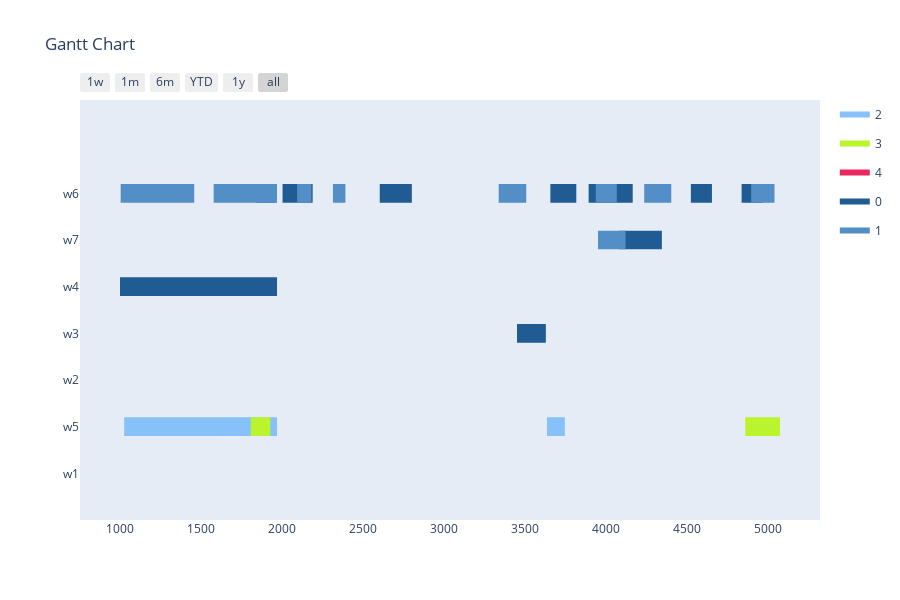

This figure's notebook cell:
### Code cell
earliest_time_slot = 0
last_time_slot = 5000
operations = []

def get_alternative_tasks(task_id):
    task = env.get_task(task_id)
    tasks = env.tasks
    alternatives = []
    for t in tasks:
        if task.result_resources[0][0] == t.result_resources[0][0] and t not in alternatives and t.id != task_id:
            alternatives.append(t)
    return alternatives

def mutation_function(offsprings, ga_instance):
    for offspring in offsprings:
        for i in range(len(operations)):
            if random.random() < 1 / len(operations):
                task = offspring[i*3]
                alternatives = get_alternative_tasks(task)
                offspring[i*3] = random.choice(alternatives).id
                offspring[i*3+1] = random.choice(env.get_valid_workstations(offspring[i*3])).id
                offspring[i*3+2] = random.randint(earliest_time_slot, last_time_slot)
    return offsprings

def fitness_function(solution, solution_idx):
    fitness = 0
    if feasible(solution):
        min = float('inf')
        max = -float('inf')
        i = 0
        for gene in solution:
            if i == 2:
                if gene < min:
                    min = gene
                duration = env.get_duration(solution[i-2], solution[i-1])
                if gene + duration > max:
                    max = gene + duration
            i += 1
            if i > 2:
                i = 0
        fitness += abs(max - min)
    else:
        fitness = 2 * last_time_slot
    return -fitness

for order in orders_model:
    for resource in order.resources:
        recipe = resource.recipes[0] # just use recipe 0 for now
        recipe_tasks = env.get_all_tasks_for_recipe(recipe.id)
        results = dict()
        for task in recipe_tasks:
            if task.result_resources[0][0] not in results:
                results[task.result_resources[0][0]] = []
            results[task.result_resources[0][0]].append(task)
        for key in results:
            operations.append(random.choice(results[key]).id)
assignments = []
for operation in operations:
    workstation = env.get_valid_workstations(operation)
    assignments.append(operation)
    assignments.append(random.choice(workstation).id)
    assignments.append(random.randint(earliest_time_slot, last_time_slot))

num_genes = len(assignments) * 3
num_generations = 1000
num_parents_mating = 25
sol_per_pop = 50
init_range_low = 0
init_range_high = last_time_slot
parent_selection_type = 'rws'
keep_parents = 1
crossover_type = 'two_points'
mutation_type = mutation_function
mutation_percentage_genes = 10
fitness_func = fitness_function
gene_type = int
ga_instance = pygad.GA(num_generations=num_generations, num_parents_mating=num_parents_mating, fitness_func=fitness_func, sol_per_pop=sol_per_pop, num_genes=num_genes, init_range_low=init_range_low, init_range_high=init_range_high, parent_selection_type=parent_selection_type, keep_parents=keep_parents, crossover_type=crossover_type, mutation_type=mutation_type, mutation_percent_genes=mutation_percentage_genes, gene_type=gene_type, gene_space=gene_space)
ga_instance.run()
solution, solution_fitness, solution_idx = ga_instance.best_solution()
print("Parameters of the best solution : {solution}".format(solution=solution))
print("Fitness value of the best solution = {solution_fitness}".format(solution_fitness=solution_fitness))

workstation_assignments = reformat_pygad_result(solution, orders, env)
visualize(workstation_assignments, [], [], [], num_generations+1)

### Figure 1 — Plotly figure (JSON) as saved in the notebook; plotly's stock layout.template omitted (floating-point values rounded to 4 significant figures; data arrays with more than 128 entries replaced by an {"elided": "..."} marker saying what was removed)
{"data": [{"fill": "toself", "fillcolor": "rgb(134, 193, 250)", "hoverinfo": "name", "legendgroup": "rgb(134, 193, 250)", "mode": "none", "name": "2", "type": "scatter", "x": {"elided": "134 int values"}, "y": {"elided": "134 float values"}}, {"fill": "toself", "fillcolor": "rgb(185, 244, 45)", "hoverinfo": "name", "legendgroup": "rgb(185, 244, 45)", "mode": "none", "name": "3", "type": "scatter", "x": [453, 453, 453, 453, 453, 328, 328, 328, 328, 328, 3594, 3594, 3594, 3594, 3594, 3860, 3860, 3860, 3860, 3860, 2816, 2816, 2816, 2816, 2816, 1268, 1268, 1268, 1268, 1268, 3335, 3335, 3335, 3335, 3335, 275, 275, 275, 275, 275, 4742, 4742, 4742, 4742, 4742, 2862, 2862, 2862, 2862, 2862, 4860, 5074, 5074, 4860, 4860, 1808, 1928, 1928, 1808, 1808, 2016, 2016, 2016, 2016, 2016, 4244, 4244, 4244, 4244, 4244, 4811, 4811, 4811, 4811, 4811, 4331, 4331, 4331, 4331, 4331, 1286, 1286, 1286, 1286, 1286, 4249, 4249, 4249, 4249], "y": [3.8, 3.8, 4.2, 4.2, null, 3.8, 3.8, 4.2, 4.2, null, 2.8, 2.8, 3.2, 3.2, null, 2.8, 2.8, 3.2, 3.2, null, 2.8, 2.8, 3.2, 3.2, null, 2.8, 2.8, 3.2, 3.2, null, 1.8, 1.8, 2.2, 2.2, null, 1.8, 1.8, 2.2, 2.2, null, 1.8, 1.8, 2.2, 2.2, null, 1.8, 1.8, 2.2, 2.2, null, 0.8, 0.8, 1.2, 1.2, null, 0.8, 0.8, 1.2, 1.2, null, 0.8, 0.8, 1.2, 1.2, null, 0.8, 0.8, 1.2, 1.2, null, -0.2, -0.2, 0.2, 0.2, null, -0.2, -0.2, 0.2, 0.2, null, -0.2, -0.2, 0.2, 0.2, null, -0.2, -0.2, 0.2, 0.2]}, {"fill": "toself", "fillcolor": "rgb(236, 39, 96)", "hoverinfo": "name", "legendgroup": "rgb(236, 39, 96)", "mode": "none", "name": "4", "type": "scatter", "x": [4812, 4812, 4812, 4812, 4812, 60, 60, 60, 60, 60, 783, 783, 783, 783, 783, 1773, 1773, 1773, 1773, 1773, 794, 794, 794, 794, 794, 3713, 3713, 3713, 3713], "y": [3.8, 3.8, 4.2, 4.2, null, 3.8, 3.8, 4.2, 4.2, null, 1.8, 1.8, 2.2, 2.2, null, 1.8, 1.8, 2.2, 2.2, null, 0.8, 0.8, 1.2, 1.2, null, -0.2, -0.2, 0.2, 0.2]}, {"fill": "toself", "fillcolor": "rgb(32, 91, 148)", "hoverinfo": "name", "legendgroup": "rgb(32, 91, 148)", "mode": "none", "name": "0", "type": "scatter", "x": [3657, 3782, 3782, 3657, 3657, 4837, 4970, 4970, 4837, 4837, 2040, 2190, 2190, 2040, 2040, 3893, 4013, 4013, 3893, 3893, 404, 614, 614, 404, 404, 3709, 3804, 3804, 3709, 3709, 2672, 2802, 2802, 2672, 2672, 3722, 3817, 3817, 3722, 3722, 858, 963, 963, 858, 858, 2604, 2769, 2769, 2604, 2604, 3995, 4165, 4165, 3995, 3995, 1842, 1962, 1962, 1842, 1842, 2004, 2070, 2070, 2004, 2004, 4524, 4654, 4654, 4524, 4524, 4082, 4205, 4205, 4082, 4082, 4195, 4345, 4345, 4195, 4195, 891, 1001, 1001, 891, 891, 3451, 3629, 3629, 3451], "y": [5.8, 5.8, 6.2, 6.2, null, 5.8, 5.8, 6.2, 6.2, null, 5.8, 5.8, 6.2, 6.2, null, 5.8, 5.8, 6.2, 6.2, null, 5.8, 5.8, 6.2, 6.2, null, 5.8, 5.8, 6.2, 6.2, null, 5.8, 5.8, 6.2, 6.2, null, 5.8, 5.8, 6.2, 6.2, null, 5.8, 5.8, 6.2, 6.2, null, 5.8, 5.8, 6.2, 6.2, null, 5.8, 5.8, 6.2, 6.2, null, 5.8, 5.8, 6.2, 6.2, null, 5.8, 5.8, 6.2, 6.2, null, 5.8, 5.8, 6.2, 6.2, null, 4.8, 4.8, 5.2, 5.2, null, 4.8, 4.8, 5.2, 5.2, null, 3.8, 3.8, 4.2, 4.2, null, 2.8, 2.8, 3.2, 3.2]}, {"fill": "toself", "fillcolor": "rgb(83, 142, 199)", "hoverinfo": "name", "legendgroup": "rgb(83, 142, 199)", "mode": "none", "name": "1", "type": "scatter", "x": [841, 1005, 1005, 841, 841, 4236, 4331, 4331, 4236, 4236, 3338, 3495, 3495, 3338, 3338, 2094, 2182, 2182, 2094, 2094, 3443, 3508, 3508, 3443, 3443, 4258, 4403, 4403, 4258, 4258, 4896, 5040, 5040, 4896, 4896, 2315, 2392, 2392, 2315, 2315, 3937, 4067, 4067, 3937, 3937, 1459, 1579, 1579, 1459, 1459, 3951, 4121, 4121, 3951, 3951, 1005, 1005, 1005, 1005, 1005, 1825, 1825, 1825, 1825, 1825, 2779, 2779, 2779, 2779, 2779, 634, 857, 857, 634, 634, 1737, 1737, 1737, 1737, 1737, 3287, 3287, 3287, 3287, 3287, 3818, 3818, 3818, 3818, 3818, 1018, 1018, 1018, 1018, 1018, 2709, 2709, 2709, 2709, 2709, 134, 134, 134, 134], "y": [5.8, 5.8, 6.2, 6.2, null, 5.8, 5.8, 6.2, 6.2, null, 5.8, 5.8, 6.2, 6.2, null, 5.8, 5.8, 6.2, 6.2, null, 5.8, 5.8, 6.2, 6.2, null, 5.8, 5.8, 6.2, 6.2, null, 5.8, 5.8, 6.2, 6.2, null, 5.8, 5.8, 6.2, 6.2, null, 5.8, 5.8, 6.2, 6.2, null, 5.8, 5.8, 6.2, 6.2, null, 4.8, 4.8, 5.2, 5.2, null, 3.8, 3.8, 4.2, 4.2, null, 2.8, 2.8, 3.2, 3.2, null, 2.8, 2.8, 3.2, 3.2, null, 1.8, 1.8, 2.2, 2.2, null, 1.8, 1.8, 2.2, 2.2, null, 0.8, 0.8, 1.2, 1.2, null, 0.8, 0.8, 1.2, 1.2, null, 0.8, 0.8, 1.2, 1.2, null, 0.8, 0.8, 1.2, 1.2, null, -0.2, -0.2, 0.2, 0.2]}, {"legendgroup": "rgb(134, 193, 250)", "marker": {"color": "rgb(134, 193, 250)", "opacity": 0, "size": 1}, "mode": "markers", "name": "", "showlegend": false, "text": [null, null, null, null, null, null, null, null, null, null, null, null, null, null, null, null, null, null, null, null, null, null, null, null, null, null, null, null, null, null, null, null, null, null, null, null, null, null, null, null, null, null, null, null, null, null, null, null, null, null, null, null, null, null], "type": "scatter", "x": [122, 122, 4590, 4590, 571, 571, 4343, 4343, 136, 136, 584, 584, 2424, 2424, 4454, 4454, 64, 64, 188, 188, 3186, 3186, 1194, 1194, 2949, 2949, 856, 856, 907, 1027, 2700, 2700, 4448, 4448, 3446, 3446, 3636, 3746, 709, 819, 1342, 1342, 107, 107, 1340, 1340, 2547, 2547, 1256, 1256, 3596, 3596, 2179, 2179], "y": [4, 4, 4, 4, 4, 4, 4, 4, 4, 4, 4, 4, 4, 4, 3, 3, 3, 3, 2, 2, 2, 2, 2, 2, 1, 1, 1, 1, 1, 1, 1, 1, 1, 1, 1, 1, 1, 1, 1, 1, 1, 1, 1, 1, 1, 1, 0, 0, 0, 0, 0, 0, 0, 0]}, {"legendgroup": "rgb(185, 244, 45)", "marker": {"color": "rgb(185, 244, 45)", "opacity": 0, "size": 1}, "mode": "markers", "name": "", "showlegend": false, "text": [null, null, null, null, null, null, null, null, null, null, null, null, null, null, null, null, null, null, null, null, null, null, null, null, null, null, null, null, null, null, null, null, null, null, null, null], "type": "scatter", "x": [453, 453, 328, 328, 3594, 3594, 3860, 3860, 2816, 2816, 1268, 1268, 3335, 3335, 275, 275, 4742, 4742, 2862, 2862, 4860, 5074, 1808, 1928, 2016, 2016, 4244, 4244, 4811, 4811, 4331, 4331, 1286, 1286, 4249, 4249], "y": [4, 4, 4, 4, 3, 3, 3, 3, 3, 3, 3, 3, 2, 2, 2, 2, 2, 2, 2, 2, 1, 1, 1, 1, 1, 1, 1, 1, 0, 0, 0, 0, 0, 0, 0, 0]}, {"legendgroup": "rgb(236, 39, 96)", "marker": {"color": "rgb(236, 39, 96)", "opacity": 0, "size": 1}, "mode": "markers", "name": "", "showlegend": false, "text": [null, null, null, null, null, null, null, null, null, null, null, null], "type": "scatter", "x": [4812, 4812, 60, 60, 783, 783, 1773, 1773, 794, 794, 3713, 3713], "y": [4, 4, 4, 4, 2, 2, 2, 2, 1, 1, 0, 0]}, {"legendgroup": "rgb(32, 91, 148)", "marker": {"color": "rgb(32, 91, 148)", "opacity": 0, "size": 1}, "mode": "markers", "name": "", "showlegend": false, "text": [null, null, null, null, null, null, null, null, null, null, null, null, null, null, null, null, null, null, null, null, null, null, null, null, null, null, null, null, null, null, null, null, null, null, null, null], "type": "scatter", "x": [3657, 3782, 4837, 4970, 2040, 2190, 3893, 4013, 404, 614, 3709, 3804, 2672, 2802, 3722, 3817, 858, 963, 2604, 2769, 3995, 4165, 1842, 1962, 2004, 2070, 4524, 4654, 4082, 4205, 4195, 4345, 891, 1001, 3451, 3629], "y": [6, 6, 6, 6, 6, 6, 6, 6, 6, 6, 6, 6, 6, 6, 6, 6, 6, 6, 6, 6, 6, 6, 6, 6, 6, 6, 6, 6, 5, 5, 5, 5, 4, 4, 3, 3]}, {"legendgroup": "rgb(83, 142, 199)", "marker": {"color": "rgb(83, 142, 199)", "opacity": 0, "size": 1}, "mode": "markers", "name": "", "showlegend": false, "text": [null, null, null, null, null, null, null, null, null, null, null, null, null, null, null, null, null, null, null, null, null, null, null, null, null, null, null, null, null, null, null, null, null, null, null, null, null, null, null, null, null, null], "type": "scatter", "x": [841, 1005, 4236, 4331, 3338, 3495, 2094, 2182, 3443, 3508, 4258, 4403, 4896, 5040, 2315, 2392, 3937, 4067, 1459, 1579, 3951, 4121, 1005, 1005, 1825, 1825, 2779, 2779, 634, 857, 1737, 1737, 3287, 3287, 3818, 3818, 1018, 1018, 2709, 2709, 134, 134], "y": [6, 6, 6, 6, 6, 6, 6, 6, 6, 6, 6, 6, 6, 6, 6, 6, 6, 6, 6, 6, 5, 5, 4, 4, 3, 3, 3, 3, 2, 2, 2, 2, 1, 1, 1, 1, 1, 1, 1, 1, 0, 0]}], "layout": {"height": 600, "hovermode": "closest", "showlegend": true, "title": {"text": "Gantt Chart"}, "xaxis": {"rangeselector": {"buttons": [{"count": 7, "label": "1w", "step": "day", "stepmode": "backward"}, {"count": 1, "label": "1m", "step": "month", "stepmode": "backward"}, {"count": 6, "label": "6m", "step": "month", "stepmode": "backward"}, {"count": 1, "label": "YTD", "step": "year", "stepmode": "todate"}, {"count": 1, "label": "1y", "step": "year", "stepmode": "backward"}, {"step": "all"}]}, "showgrid": false, "type": "date", "zeroline": false}, "yaxis": {"autorange": false, "range": [-1, 8], "showgrid": false, "ticktext": ["w1", "w5", "w2", "w3", "w4", "w7", "w6"], "tickvals": [0, 1, 2, 3, 4, 5, 6], "zeroline": false}}}
